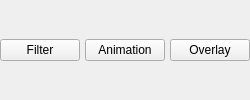
       <widget class="QWidget" name="horizontalWidget" native="true">
        <property name="sizePolicy">
         <sizepolicy hsizetype="Preferred" vsizetype="Fixed">
          <horstretch>0</horstretch>
          <verstretch>0</verstretch>
         </sizepolicy>
        </property>
        <layout class="QHBoxLayout" name="horizontalLayout_5">
         <property name="spacing">
          <number>5</number>
         </property>
         <property name="leftMargin">
          <number>0</number>
         </property>
         <property name="topMargin">
          <number>0</number>
         </property>
         <property name="rightMargin">
          <number>0</number>
         </property>
         <property name="bottomMargin">
          <number>0</number>
         </property>
         <item>
          <widget class="QPushButton" name="pushButton_3">
           <property name="text">
            <string>Filter</string>
           </property>
           <attribute name="buttonGroup">
            <string notr="true">buttonGroup</string>
           </attribute>
          </widget>
         </item>
         <item>
          <widget class="QPushButton" name="pushButton_2">
           <property name="text">
            <string>Animation</string>
           </property>
           <attribute name="buttonGroup">
            <string notr="true">buttonGroup</string>
           </attribute>
          </widget>
         </item>
         <item>
          <widget class="QPushButton" name="pushButton">
           <property name="text">
            <string>Overlay</string>
           </property>
           <attribute name="buttonGroup">
            <string notr="true">buttonGroup</string>
           </attribute>
          </widget>
         </item>
        </layout>
       </widget>
